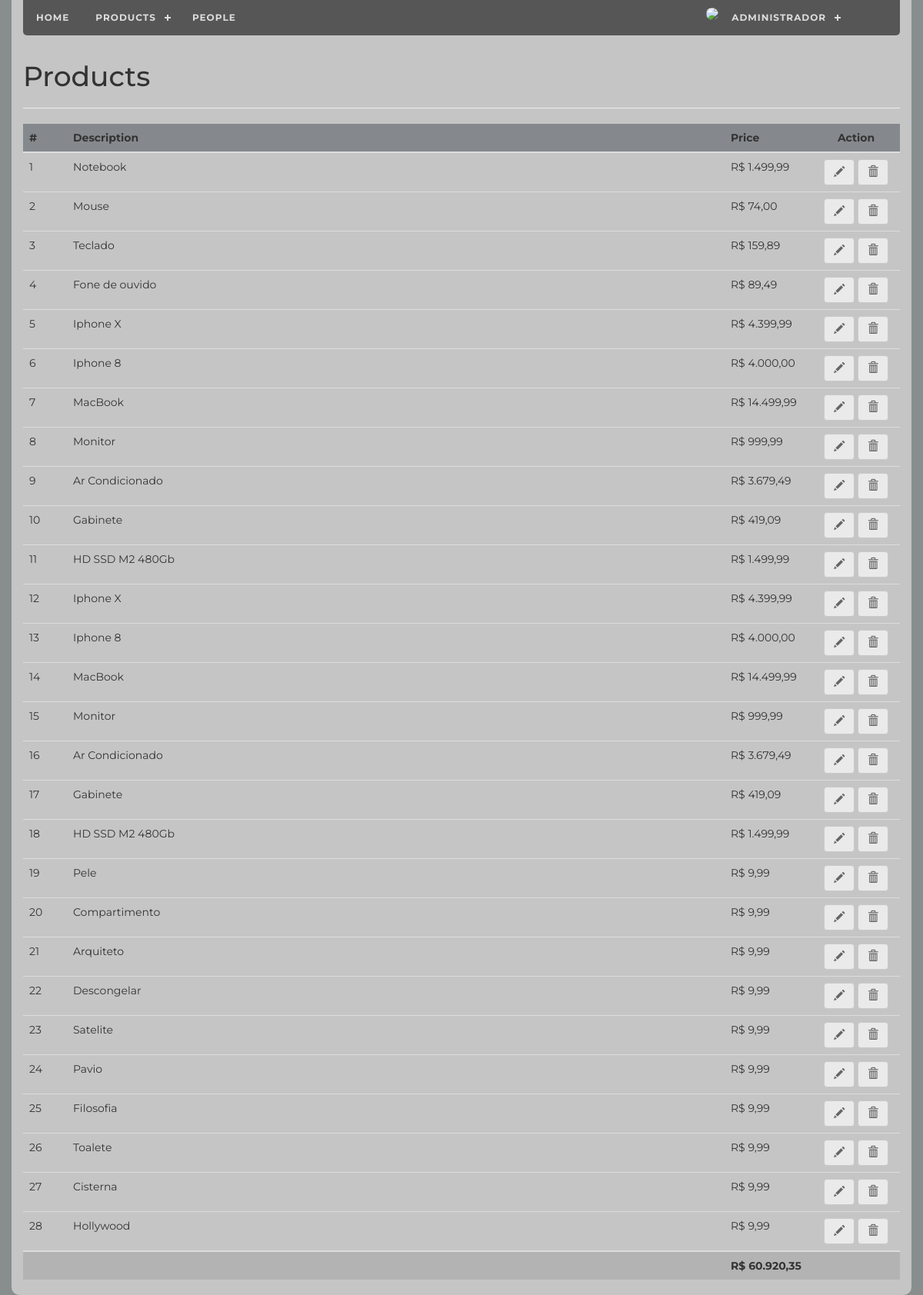
Screenshot of /aplicacao/products/index.php (signed in) with the database file from the repository.
### tables this page shows
CREATE TABLE `products` (
  `ID_PRODUCTS` int(11) NOT NULL AUTO_INCREMENT,
  `NAME` varchar(100) NOT NULL,
  `PRICE` float(11,2) DEFAULT NULL,
  PRIMARY KEY (`ID_PRODUCTS`)
);

### aplicacao/products/index.php (the view, shortened to what this page needs)
<?php
require __DIR__ . '/../../Layout/header.php';
?>
<h1>Products</h1>
<hr/>
<div class="table-responsive">
    <table class="table table-hover">
        <thead style="background-color: #85898d">
            <tr>
                <th style="width: 5%">#</th>
                <th style="width: 75%">Description</th>
                <th style="width: 10%">Price</th>
                <th style="width: 10%; text-align: center">Action</th>
            </tr>
        </thead>
        <tbody>
            <?php
            if (empty($products)) : ?>
                <tr>
                    <td colspan="4" style="text-align: center;" class="table-bordered">Empty</td>
                </tr>
            <?php else :
            foreach ($products as $product) : $total += $product->PRICE; ?>
            <tr>
                <td><?=$product->ID_PRODUCTS?></td>
                <td><?=$product->NAME?></td>
                <td>R$ <?=number_format($product->PRICE, 2, ',', '.')?></td>
                <td style="text-align: center">
                    <a class="btn btn-default" disabled="" onclick="return false" role="button" href="#"><i class="glyphicon glyphicon-pencil"></i></a>
                    <a class="btn btn-default" disabled="" onclick="return false" role="button" href="#"><i class="glyphicon glyphicon-trash"></i></a>
                </td>
            </tr>
            <?php endforeach; endif;?>
        </tbody>
        <tfoot">
            <tr style="background-color: #b3b3b3; font-weight: bold;">
                <td></td>
                <td></td>
                <td>R$ <?=number_format($total, 2, ',', '.')?> </td>
                <td></td>
            </tr>
    </table>
</div>

### Layout/css/menu.css (style rules this page uses)
body { background-color: var(--bodyBackgroundColor); color: var(--bodyColor); font-family: var(--bodyFontFamily), var(--bodyFontFamilyFallback); font-size: var(--bodyFontSize); font-weight: var(--bodyFontWeight); height: 100%; line-height: var(--bodyLineHeight); margin: 0; min-height: 100%; }
:root { --anchorColor: #eee; }
html { box-sizing: border-box; font-size: var(--htmlFontSize); height: 100%; }
:root { --htmlFontSize: 100%; --bodyBackgroundColor: #384146; --bodyColor: var(--baseColor); --bodyFontFamily: 'Open Sans'; --bodyFontFamilyFallback: sans-serif; --bodyFontSize: 0.875rem; --bodyFontWeight: 400; --bodyLineHeight: 1.5; }

### rows the page displays
products: ID_PRODUCTS "1", NAME "Notebook", PRICE "1.499,99"
products: ID_PRODUCTS "2", NAME "Mouse", PRICE "74,00"
products: ID_PRODUCTS "3", NAME "Teclado", PRICE "159,89"
products: ID_PRODUCTS "4", NAME "Fone de ouvido", PRICE "89,49"
products: ID_PRODUCTS "5", NAME "Iphone X", PRICE "4.399,99"
products: ID_PRODUCTS "6", NAME "Iphone 8", PRICE "4.000,00"
products: ID_PRODUCTS "7", NAME "MacBook", PRICE "14.499,99"
products: ID_PRODUCTS "8", NAME "Monitor", PRICE "999,99"
products: ID_PRODUCTS "9", NAME "Ar Condicionado", PRICE "3.679,49"
products: ID_PRODUCTS "10", NAME "Gabinete", PRICE "419,09"
products: ID_PRODUCTS "11", NAME "HD SSD M2 480Gb", PRICE "1.499,99"
products: ID_PRODUCTS "12", NAME "Iphone X", PRICE "4.399,99"
products: ID_PRODUCTS "13", NAME "Iphone 8", PRICE "4.000,00"
products: ID_PRODUCTS "14", NAME "MacBook", PRICE "14.499,99"
products: ID_PRODUCTS "15", NAME "Monitor", PRICE "999,99"
products: ID_PRODUCTS "16", NAME "Ar Condicionado", PRICE "3.679,49"
products: ID_PRODUCTS "17", NAME "Gabinete", PRICE "419,09"
products: ID_PRODUCTS "18", NAME "HD SSD M2 480Gb", PRICE "1.499,99"
products: ID_PRODUCTS "19", NAME "Pele", PRICE "9,99"
products: ID_PRODUCTS "20", NAME "Compartimento", PRICE "9,99"
products: ID_PRODUCTS "21", NAME "Arquiteto", PRICE "9,99"
products: ID_PRODUCTS "22", NAME "Descongelar", PRICE "9,99"
products: ID_PRODUCTS "23", NAME "Satelite", PRICE "9,99"
products: ID_PRODUCTS "24", NAME "Pavio", PRICE "9,99"
products: ID_PRODUCTS "25", NAME "Filosofia", PRICE "9,99"
products: ID_PRODUCTS "26", NAME "Toalete", PRICE "9,99"
products: ID_PRODUCTS "27", NAME "Cisterna", PRICE "9,99"
products: ID_PRODUCTS "28", NAME "Hollywood", PRICE "9,99"

### other values shown
$total "60.920,35"
